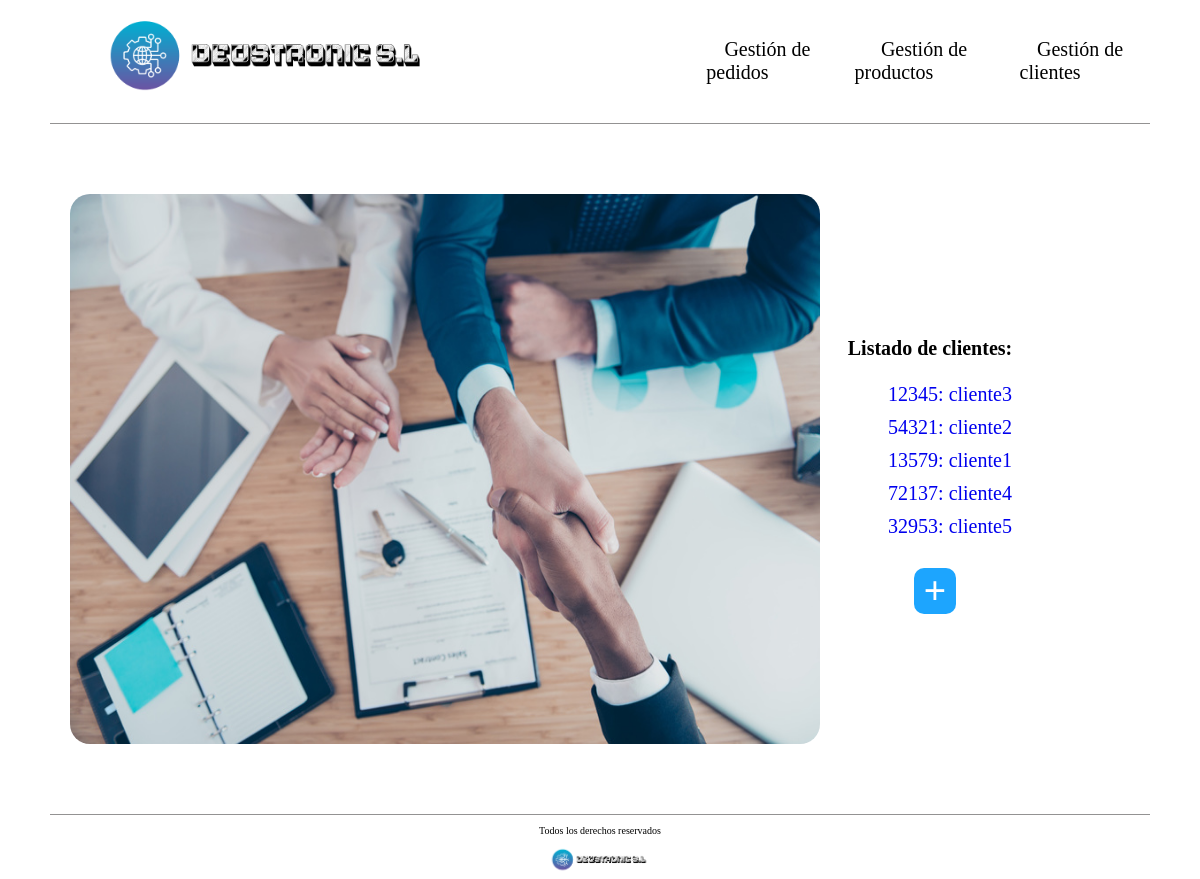
The app's page /deustronic/cliente/ with its own data.
### empresaDjango/models.py (models this page shows, shortened)
class Cliente(models.Model):
    cif = models.CharField(max_length=10) #primary key true
    nombre_empresa = models.CharField(max_length=10)
    direccion = models.CharField(max_length=50)
    contacto = models.CharField(max_length=10)

### empresaDjango/views.py (the view)
# urls.py: path('cliente/', views.index_cliente, name='index_cli'),
def index_cliente(request):
    clientes = Cliente.objects.all()
    return render(request, 'index_cliente.html', {'listado_clientes': clientes})

### empresaDjango/templates/index_cliente.html
{% extends 'base.html' %}
{% load static %}
{% block contenido %}
    <div class="contenedor-principal-index">
        <div class="parte-izquierda">
            <img src="{% static 'images/clientes.jpg' %}" alt="Foto representando un trato con clientes"/>
        </div>
        <div class="parte-derecha">
            <h1>Listado de clientes:</h1>
            <ul>
                {% for c in listado_clientes %}
                    <li class="listados">
                        <a href="{% url 'detail_cli' c.cif %}">
                            {{ c.cif }}: {{ c.nombre_empresa }}
                        </a>
                    </li>
                {% endfor %}
            </ul>
            <div class="boton_crear_clientes">
                <a href="{% url 'cliente_create' %}"> + </a>
            </div>
        </div>
    </div>
{% endblock %}

### empresaDjango/static/css/styles.css (style rules this page uses)
html { box-sizing: border-box; font-size: 62.5%; background-color: white; }
*, *:before, * after { box-sizing: inherit; }
a { text-decoration: none; }
.contenedor-principal-index { margin: 2rem 5rem 2rem 5rem; display: grid; min-height: 65rem; grid-template-columns: 60% 40%; }
.parte-izquierda { display: flex; margin-left: 2rem; align-items: center; }
.parte-izquierda img { border-radius: 2rem; width: 75rem; height: 55rem; }
.parte-derecha { display: flex; flex-direction: column; align-items: center; justify-content: center; }
.listados { font-size: 2rem; margin-bottom: 1rem; display: flex; }
.boton_crear_clientes { font-size: 4rem; font-weight: bolder; background-color: #1DA5FE; border-radius: 1rem; margin-left: 3rem; margin-right: 2rem; margin-top: 1rem; }
.boton_crear_clientes a { color: white; margin-left: 1rem; margin-right: 1rem; }

### records on screen
Cliente: cif "12345", nombre_empresa "cliente3"
Cliente: cif "54321", nombre_empresa "cliente2"
Cliente: cif "13579", nombre_empresa "cliente1"
Cliente: cif "72137", nombre_empresa "cliente4"
Cliente: cif "32953", nombre_empresa "cliente5"
